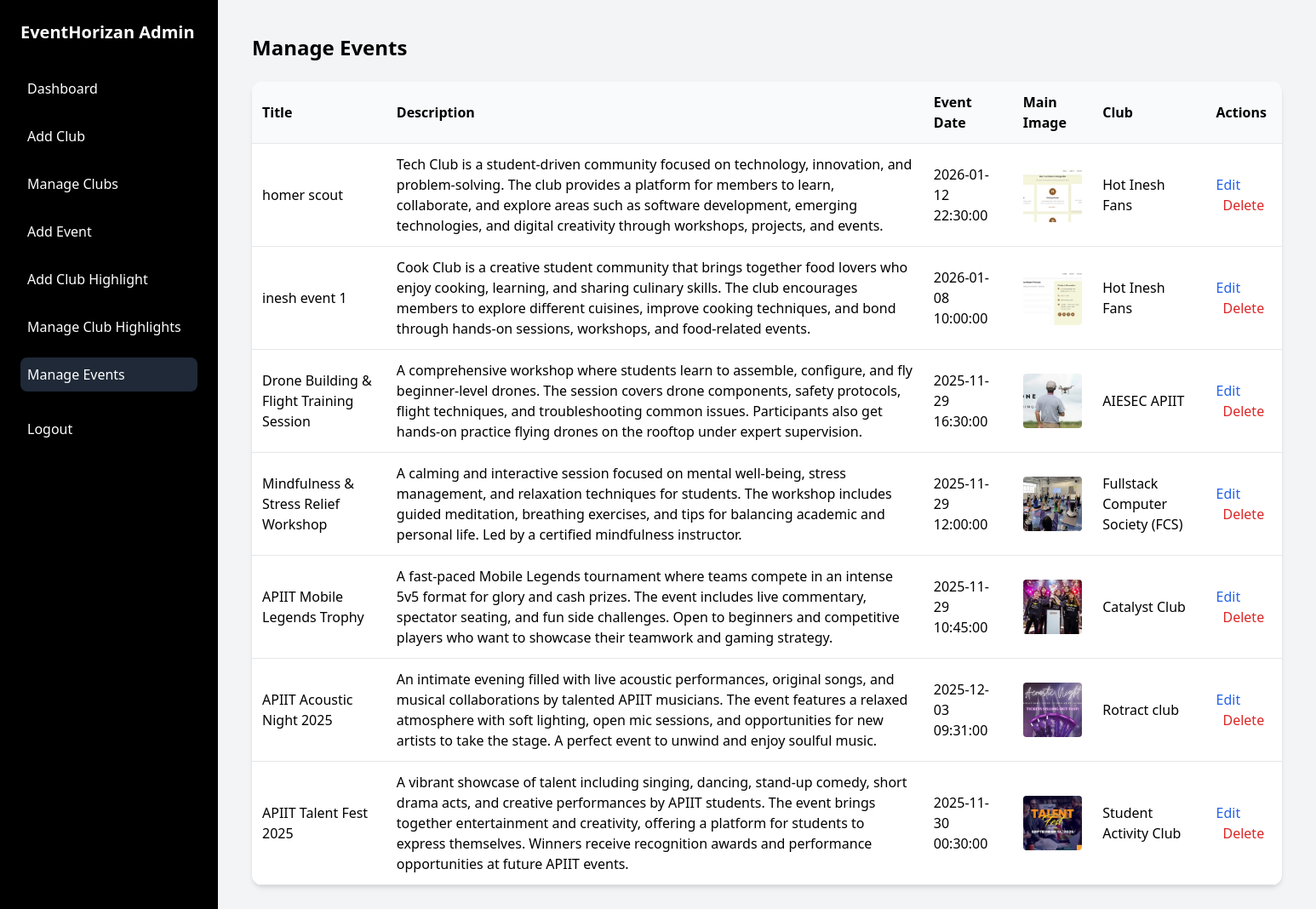
/Admin_Dashboard/manage_events.php (signed in), run on the app's committed database.
### tables this page shows
CREATE TABLE `events` (
  `id` int(11) NOT NULL,
  `title` varchar(255) NOT NULL,
  `description` text DEFAULT NULL,
  `event_date` datetime NOT NULL,
  `venue` varchar(255) DEFAULT NULL,
  `price` decimal(10,2) DEFAULT NULL,
  `ticket_url` varchar(255) DEFAULT NULL,
  `main_image` varchar(255) DEFAULT NULL,
  `extra_image_1` varchar(255) DEFAULT NULL,
  `extra_image_2` varchar(255) DEFAULT NULL,
  `extra_image_3` varchar(255) DEFAULT NULL,
  `club_id` int(11) DEFAULT NULL,
  `created_at` datetime DEFAULT current_timestamp()
);

CREATE TABLE `clubs` (
  `id` int(11) NOT NULL,
  `club_name` varchar(255) NOT NULL,
  `club_description` text DEFAULT NULL,
  `short_description` varchar(255) DEFAULT NULL,
  `club_main_image` varchar(255) DEFAULT NULL,
  `club_extra_image_1` varchar(255) DEFAULT NULL,
  `club_extra_image_2` varchar(255) DEFAULT NULL,
  `club_extra_image_3` varchar(255) DEFAULT NULL,
  `created_at` datetime DEFAULT current_timestamp(),
  `contact_description_1` varchar(255) DEFAULT NULL,
  `contact_number_1` varchar(20) DEFAULT NULL,
  `contact_number_2` varchar(20) DEFAULT NULL
);

### Admin_Dashboard/manage_events.php (the view, shortened to what this page needs)
<?php
require_once('../includes/db_connection.php');
$events = $pdo->query("
    SELECT e.*, c.club_name
    FROM events e
    LEFT JOIN clubs c ON e.club_id = c.id
    ORDER BY e.created_at DESC
")->fetchAll(PDO::FETCH_ASSOC);
?>
<!DOCTYPE html>
<html lang="en">
<head>
<script src="https://cdn.tailwindcss.com"></script>
</head>
<body class="font-sans bg-gray-100 flex flex-col md:flex-row min-h-screen">
<aside class="hidden md:flex flex-col w-64 p-6 bg-black text-white flex-shrink-0">
  <h2 class="text-xl font-bold mb-8">EventHorizan Admin</h2>
  <nav class="flex flex-col gap-4 flex-1">
    <a href="dashboard.php"
       class="flex items-center gap-3 p-2 rounded-lg hover:bg-gray-800">
       Dashboard
    </a>
    <a href="club_add.php"
       class="flex items-center gap-3 p-2 rounded-lg hover:bg-gray-800">
       Add Club
    </a>
    <a href="manage_clubs.php"
       class="flex items-center gap-3 p-2 rounded-lg hover:bg-gray-800">
       Manage Clubs
    </a>
    <a href="event_add.php"
       class="flex items-center gap-3 p-2 rounded-lg hover:bg-gray-800">
       Add Event
    </a>
    <a href="highlights_add.php"
       class="flex items-center gap-3 p-2 rounded-lg hover:bg-gray-800">
       Add Club Highlight
    </a>
    <a href="highlights_manage.php"
       class="flex items-center gap-3 p-2 rounded-lg hover:bg-gray-800">
       Manage Club Highlights
    </a>
    <a href="manage_events.php"
       class="flex items-center gap-3 p-2 bg-gray-800 rounded-lg">
       Manage Events
    </a>
    <a href="admin_logout.php"
       class="flex items-center gap-3 p-2 rounded-lg hover:bg-gray-800 mt-2">
       Logout
    </a>
  </nav>
</aside>
<main class="flex-1 p-6 md:p-10">
  <h2 class="text-2xl font-semibold mb-6">Manage Events</h2>
  <div class="bg-white shadow-md rounded-xl overflow-x-auto">
    <table class="w-full min-w-[1200px] text-left border-collapse">
      <thead class="bg-gray-50">
        <tr>
          <th class="p-3 border-b">Title</th>
          <th class="p-3 border-b">Description</th>
          <th class="p-3 border-b">Event Date</th>
          <th class="p-3 border-b">Main Image</th>
          <th class="p-3 border-b">Club</th>
          <th class="p-3 border-b">Actions</th>
        </tr>
      </thead>
      <tbody>
        <?php foreach($events as $event): ?>
        <tr class="border-b hover:bg-gray-50">
          <td class="p-3"><?= htmlspecialchars($event['title']) ?></td>
          <td class="p-3"><?= htmlspecialchars($event['description']) ?></td>
          <td class="p-3"><?= $event['event_date'] ?></td>
          <td class="p-3">
            <?php if($event['main_image']): ?>
              <img src="../uploads/<?= $event['main_image'] ?>"
                   alt="Main"
                   class="h-16 object-cover rounded">
            <?php endif; ?>
          </td>
          <td class="p-3"><?= htmlspecialchars($event['club_name'] ?? 'N/A') ?></td>
          <td class="p-3 space-x-2">
            <a href="edit_event.php?id=<?= $event['id'] ?>"
               class="text-blue-600 hover:underline">Edit</a>
            <a href="?delete_event=<?= $event['id'] ?>"
               class="text-red-600 hover:underline"
               onclick="return confirm('Are you sure you want to delete this event?')">
               Delete
            </a>
          </td>
        </tr>
        <?php endforeach; ?>
      </tbody>
    </table>
  </div>
</main>
</body>
</html>

### data on the page
events: title "homer scout", description "Tech Club is a student-driven community focused on technology, innovation, and problem-solving. The club provides a platform for members to learn, collaborate, and explore areas such as software development, emerging technologies, and digital creativity through workshops, projects, and events.", event_date "2026-01-12 22:30:00", main_image (picture), club.club_name "Hot Inesh Fans"
events: title "inesh event 1", description "Cook Club is a creative student community that brings together food lovers who enjoy cooking, learning, and sharing culinary skills. The club encourages members to explore different cuisines, improve cooking techniques, and bond through hands-on sessions, workshops, and food-related events.", event_date "2026-01-08 10:00:00", main_image (picture), club.club_name "Hot Inesh Fans"
events: title "Drone Building & Flight Training Session", description "A comprehensive workshop where students learn to assemble, configure, and fly beginner-level drones. The session covers drone components, safety protocols, flight techniques, and troubleshooting common issues. Participants also get hands-on practice flying drones on the rooftop under expert supervision.", event_date "2025-11-29 16:30:00", main_image (picture), club.club_name "AIESEC APIIT"
events: title "Mindfulness & Stress Relief Workshop", description "A calming and interactive session focused on mental well-being, stress management, and relaxation techniques for students. The workshop includes guided meditation, breathing exercises, and tips for balancing academic and personal life. Led by a certified mindfulness instructor.", event_date "2025-11-29 12:00:00", main_image (picture), club.club_name "Fullstack Computer Society (FCS)"
events: title "APIIT Mobile Legends Trophy", description "A fast-paced Mobile Legends tournament where teams compete in an intense 5v5 format for glory and cash prizes. The event includes live commentary, spectator seating, and fun side challenges. Open to beginners and competitive players who want to showcase their teamwork and gaming strategy.", event_date "2025-11-29 10:45:00", main_image (picture), club.club_name "Catalyst Club"
events: title "APIIT Acoustic Night 2025", description "An intimate evening filled with live acoustic performances, original songs, and musical collaborations by talented APIIT musicians. The event features a relaxed atmosphere with soft lighting, open mic sessions, and opportunities for new artists to take the stage. A perfect event to unwind and enjoy soulful music.", event_date "2025-12-03 09:31:00", main_image (picture), club.club_name "Rotract club"
events: title "APIIT Talent Fest 2025", description "A vibrant showcase of talent including singing, dancing, stand-up comedy, short drama acts, and creative performances by APIIT students. The event brings together entertainment and creativity, offering a platform for students to express themselves. Winners receive recognition awards and performance opportunities at future APIIT events.", event_date "2025-11-30 00:30:00", main_image (picture), club.club_name "Student Activity Club"
